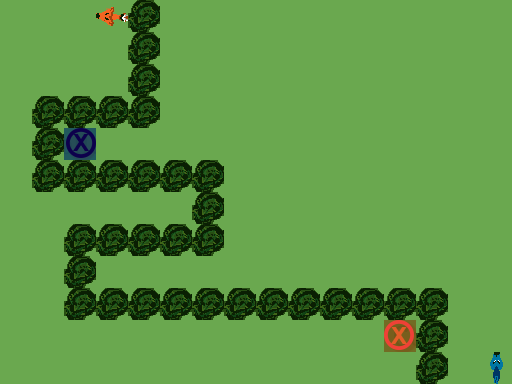

This game map was drawn from its Tiled (.tmx) file and the tilesets committed beside it. A one-line description and the full map source follow:
An orthogonal 16x12 tile map with 32x32 px tiles, 3 tile layers (Ground, Obstacles, Objects), 1 hidden layer not drawn.

<map version="1.0" orientation="orthogonal" renderorder="right-down" width="16" height="12" tilewidth="32" tileheight="32" nextobjectid="1">
 <tileset firstgid="1" name="TilesetPlaceholder" tilewidth="32" tileheight="32" tilecount="240" columns="10">
  <image source="../../Tileset.png" width="320" height="768" />
 </tileset>
 <layer name="Ground" width="16" height="12">
  <data encoding="csv">
1,1,1,1,1,1,1,1,1,1,1,1,1,1,1,1,
1,1,1,1,1,1,1,1,1,1,1,1,1,1,1,1,
1,1,1,1,1,1,1,1,1,1,1,1,1,1,1,1,
1,1,1,1,1,1,1,1,1,1,1,1,1,1,1,1,
1,1,1,1,1,1,1,1,1,1,1,1,1,1,1,1,
1,1,1,1,1,1,1,1,1,1,1,1,1,1,1,1,
1,1,1,1,1,1,1,1,1,1,1,1,1,1,1,1,
1,1,1,1,1,1,1,1,1,1,1,1,1,1,1,1,
1,1,1,1,1,1,1,1,1,1,1,1,1,1,1,1,
1,1,1,1,1,1,1,1,1,1,1,1,1,1,1,1,
1,1,1,1,1,1,1,1,1,1,1,1,1,1,1,1,
1,1,1,1,1,1,1,1,1,1,1,1,1,1,1,1
</data>
 </layer>
 <layer name="Obstacles" width="16" height="12">
  <data encoding="csv">
0,0,0,0,42,0,0,0,0,0,0,0,0,0,0,0,
0,0,0,0,42,0,0,0,0,0,0,0,0,0,0,0,
0,0,0,0,42,0,0,0,0,0,0,0,0,0,0,0,
0,42,42,42,42,0,0,0,0,0,0,0,0,0,0,0,
0,42,0,0,0,0,0,0,0,0,0,0,0,0,0,0,
0,42,42,42,42,42,42,0,0,0,0,0,0,0,0,0,
0,0,0,0,0,0,42,0,0,0,0,0,0,0,0,0,
0,0,42,42,42,42,42,0,0,0,0,0,0,0,0,0,
0,0,42,0,0,0,0,0,0,0,0,0,0,0,0,0,
0,0,42,42,42,42,42,42,42,42,42,42,42,42,0,0,
0,0,0,0,0,0,0,0,0,0,0,0,0,42,0,0,
0,0,0,0,0,0,0,0,0,0,0,0,0,42,0,0
</data>
 </layer>
 <layer name="Objects" width="16" height="12">
  <data encoding="csv">
0,0,0,1610612927,0,0,0,0,0,0,0,0,0,0,0,0,
0,0,0,0,0,0,0,0,0,0,0,0,0,0,0,0,
0,0,0,0,0,0,0,0,0,0,0,0,0,0,0,0,
0,0,0,0,0,0,0,0,0,0,0,0,0,0,0,0,
0,0,182,0,0,0,0,0,0,0,0,0,0,0,0,0,
0,0,0,0,0,0,0,0,0,0,0,0,0,0,0,0,
0,0,0,0,0,0,0,0,0,0,0,0,0,0,0,0,
0,0,0,0,0,0,0,0,0,0,0,0,0,0,0,0,
0,0,0,0,0,0,0,0,0,0,0,0,0,0,0,0,
0,0,0,0,0,0,0,0,0,0,0,0,0,0,0,0,
0,0,0,0,0,0,0,0,0,0,0,0,181,0,0,0,
0,0,0,0,0,0,0,0,0,0,0,0,0,0,0,192
</data>
 </layer>
 <layer name="Solution" width="16" height="12" visible="0">
  <data encoding="csv">
222,222,222,0,0,0,0,0,0,0,0,0,0,0,0,0,
222,0,0,0,0,232,232,232,232,232,232,232,232,232,232,232,
222,0,0,0,0,232,0,0,0,0,0,0,0,0,0,232,
222,0,0,0,0,232,0,0,0,0,0,0,0,0,0,232,
222,0,232,232,232,232,0,0,0,0,0,0,0,0,0,232,
222,0,0,0,0,0,0,0,0,0,0,0,0,0,0,232,
222,0,0,0,0,0,0,0,0,0,0,0,0,0,0,232,
222,0,0,0,0,0,0,0,0,0,0,0,0,0,0,232,
222,0,0,0,0,0,0,0,0,0,0,0,0,0,0,232,
222,0,0,0,0,0,0,0,0,0,0,0,0,0,0,232,
222,222,222,222,222,222,222,222,222,222,222,222,222,0,0,232,
0,0,0,0,0,0,0,0,0,0,0,0,0,0,0,0
</data>
 </layer>
</map>
